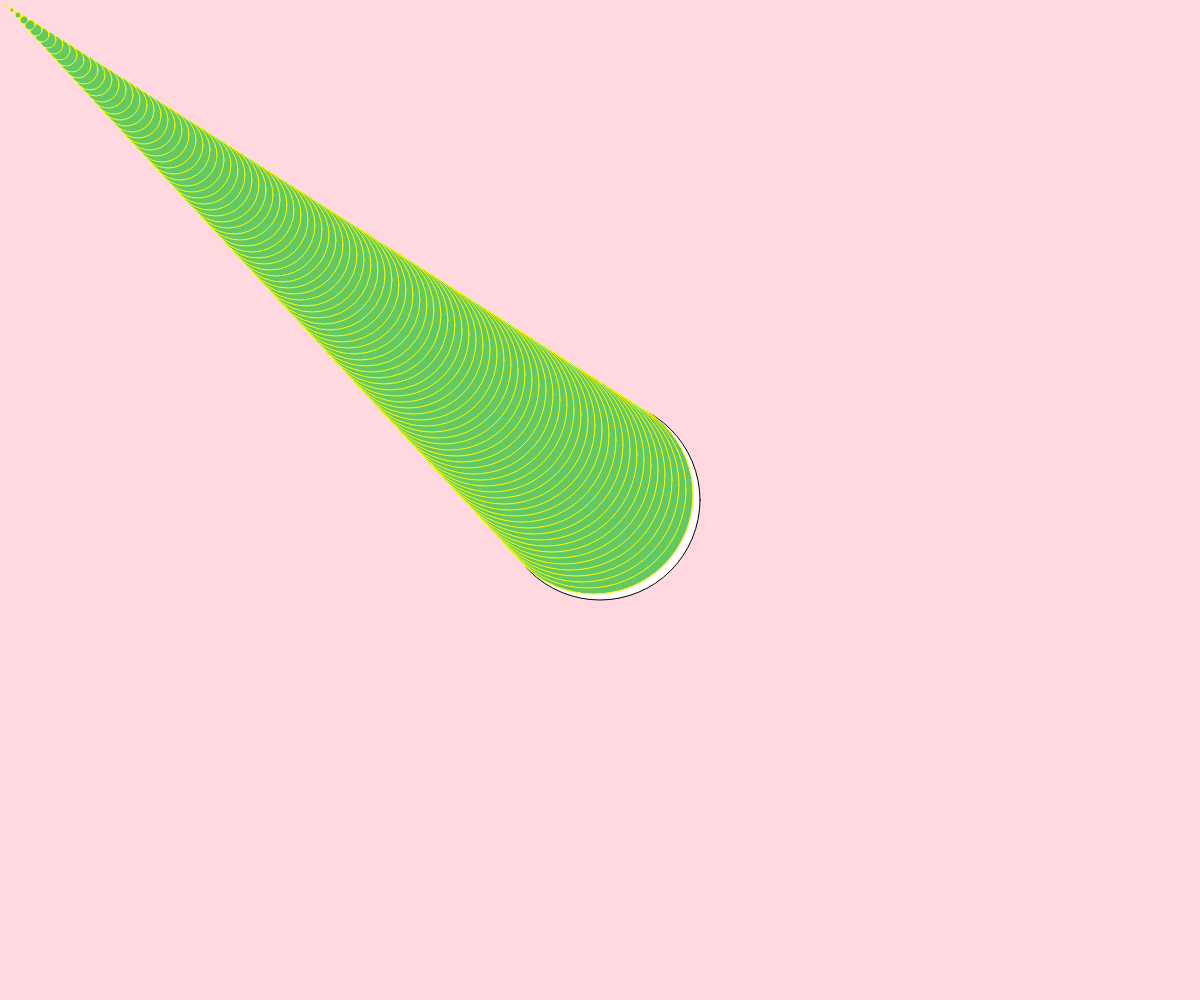
Frame 1 (no input)
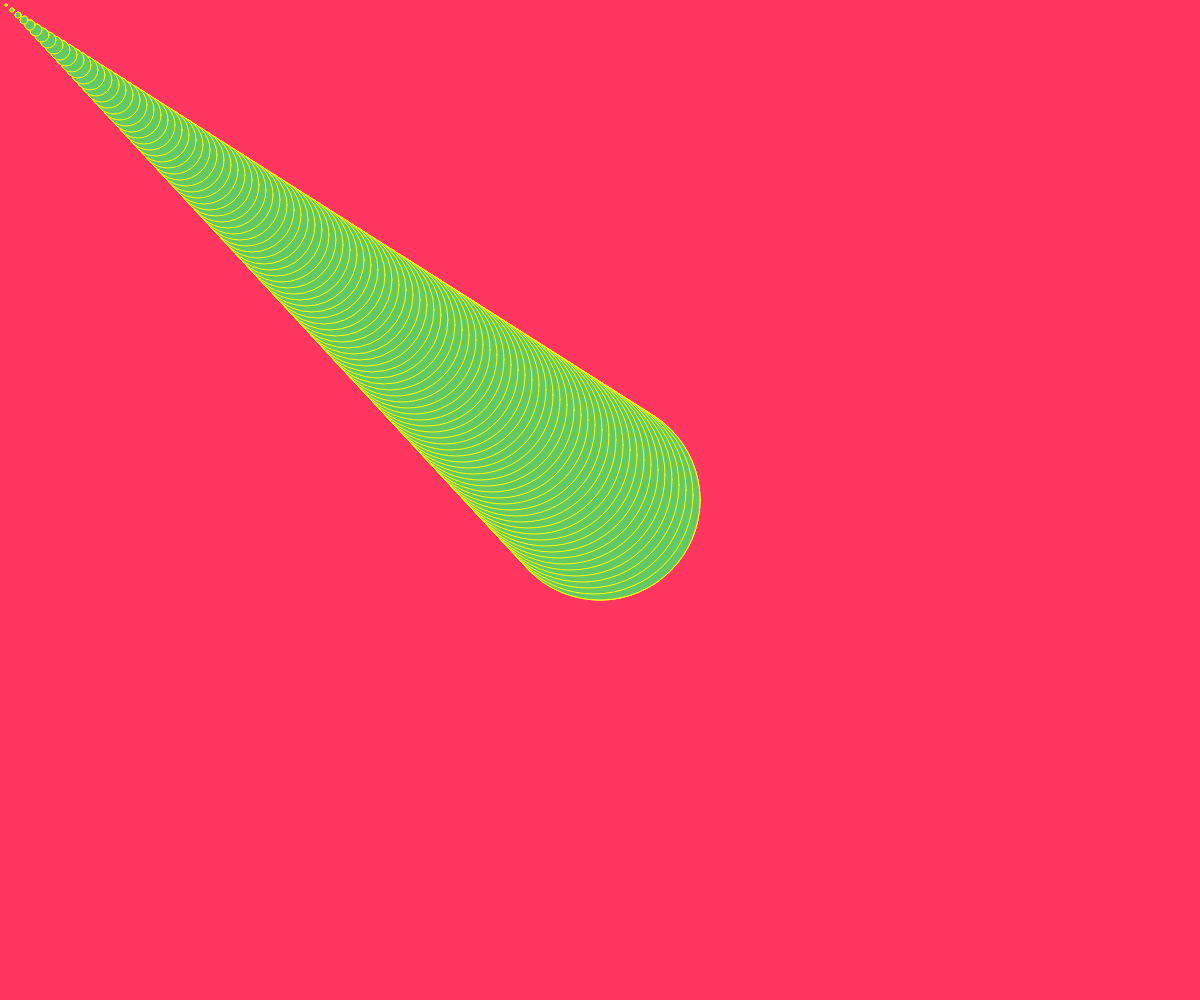
Frame 60 (no input)
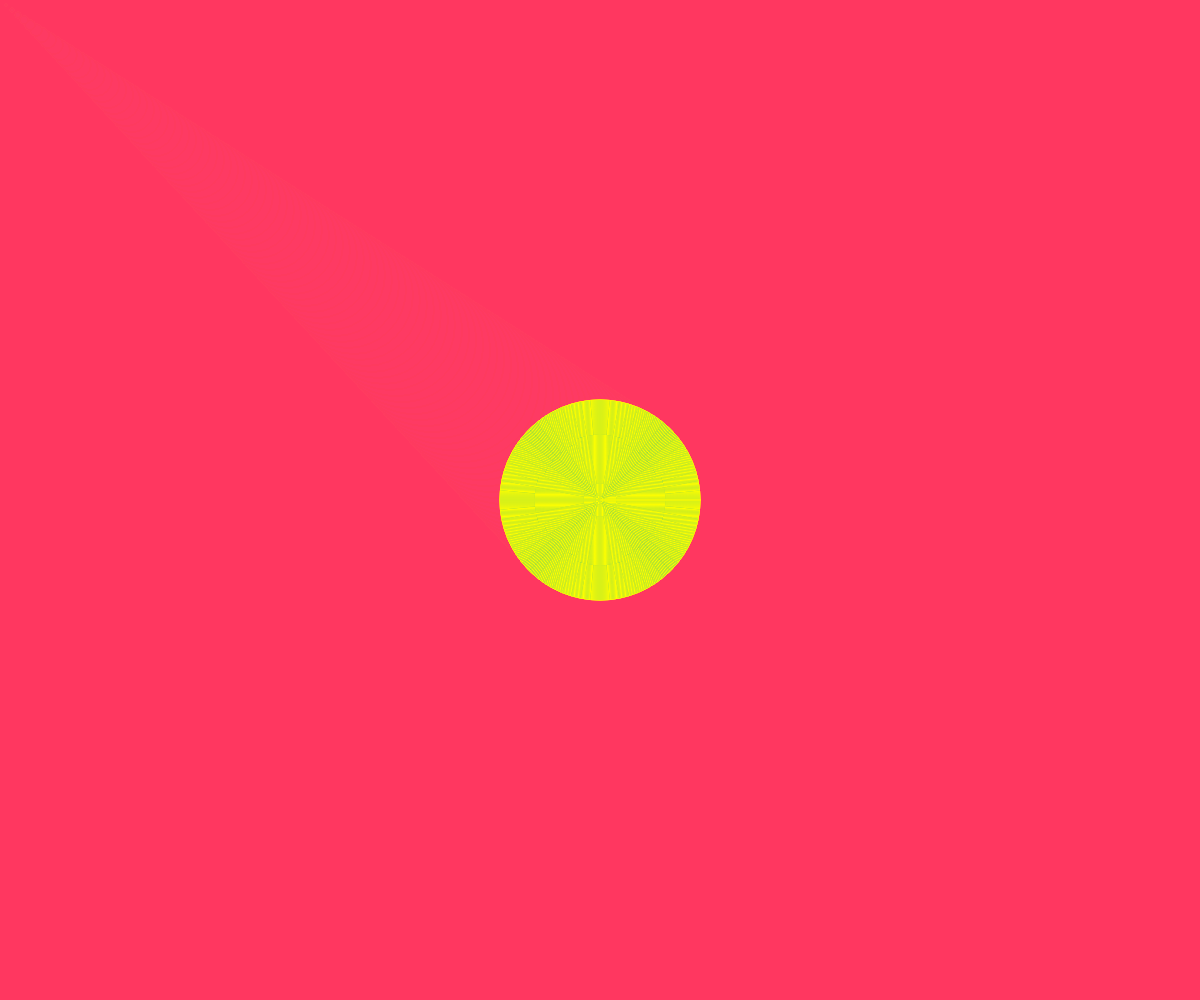
Frame 120 (the mouse pressed at the canvas centre since frame 60)

The p5.js sketch that drew these frames (run headless with seeded random() and noise() and a simulated clock; from frame 60 on, the mouse is pressed at the canvas centre):

// p5.js sketch
// ── sketch.js
let x,y,d, xDir, yDir;
let r,g,b;
let angle;
let centeredMouseX;
let centeredMouseY;


function setup() {
  // Create a canvas that fills the entire browser window
  createCanvas(windowWidth, windowHeight);

  angleMode(DEGREES);
  centeredMouseX = mouseX + width/2;
  centeredMouseY = mouseY + height/2;
  r = 100;
  g = 200;
  b = 100;

  x = width / 2;
  y = height / 2;
  
  d = 20;

  xDir = random(-2,2);
  yDir = random(-2,2);

  angle = 0;
  
 
}

function draw() {
  // Set background to black
  background(255,60,100,50);

    Display();
    // update();
    keepInCanvas();

  }
    
 ///
 
 function Display(){

let circles = 100;
  
   for(let i=0; i<100; i++){

    let diffX = (mouseX - width/2)/100;
    let diffY = (mouseY - height/2)/100;

    circle(width/2 + (diffX * i), height/2 + (diffY * i), d*10 -(i*2));
    
    let offSetX = width/2 - centeredMouseX;
    let offSetY = height/2 - centeredMouseY;
    stroke ('yellow');
    fill(r,g,b);
  
    //circle(centeredMouseX,centeredMouseY,d);

 }
}

 function update(){

  x += xDir;
  y += yDir;

  angle += 3;

 }

 function keepInCanvas(){

  if((x>width)||(x<0)){

    xDir = -xDir;

  }
  if((y > height)||(y < 0)){

    yDir = -yDir;

  }

 }
  
